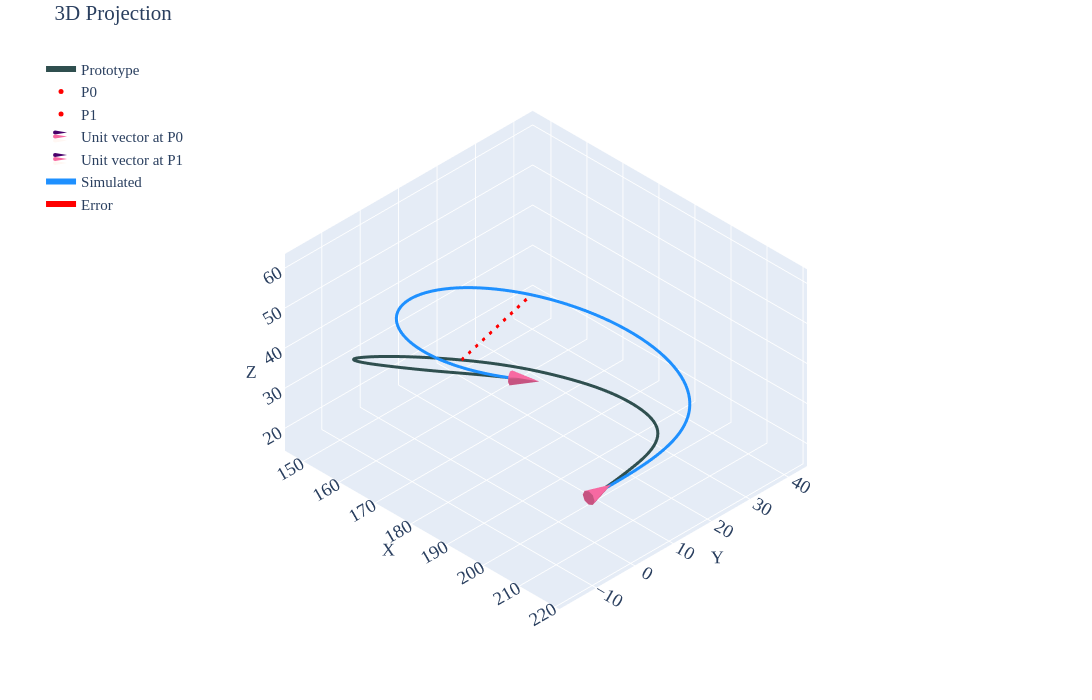

Notebook cell for this chart:
### Code cell
#| label: p2c2

gravity_looper(psit=2,case=2,youngs_modulus=0.0032445,pfix='youngs-sens\\youngs-90-3244\\')
